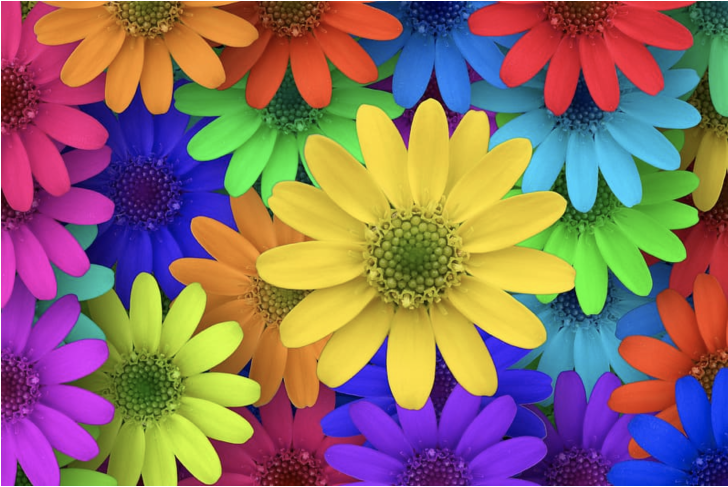
#> input picture opencv/1.images/color_spaces/flowers.png, 1456 x 974 px (shown at 1/2 size)
$ python merge_to_single_image.py
#> lines starting #> are read from the running program, lines starting #| are printed output that depends on the picture
import cv2 as cv
import numpy as np

# Read the image as matrix of pixels
image = cv.imread('flowers.png')
#> image is the input picture: shape (974, 1456, 3); mean B, G, R 102, 110.5, 139.2
#image = cv.resize(image, (800, 800))

# Default color space is BGR in OpenCV
splits = cv.split(image)

blue_channel_image = splits[0]
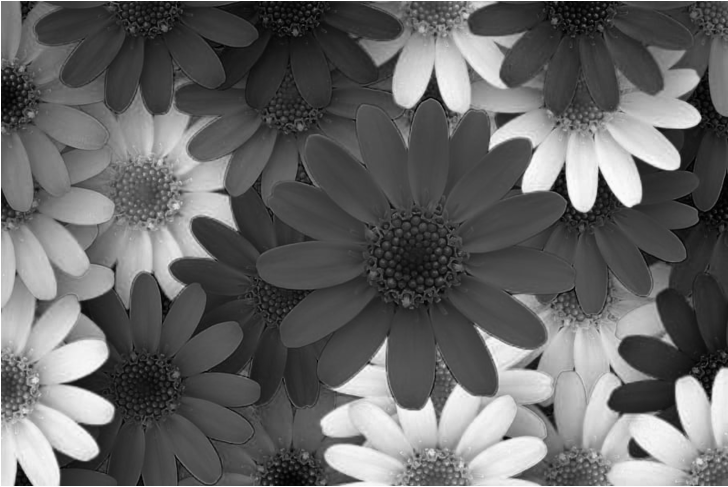
#> blue_channel_image: shape (974, 1456) (shown at 1/2 size); min 0, max 255, mean 102
green_channel_image = splits[1]
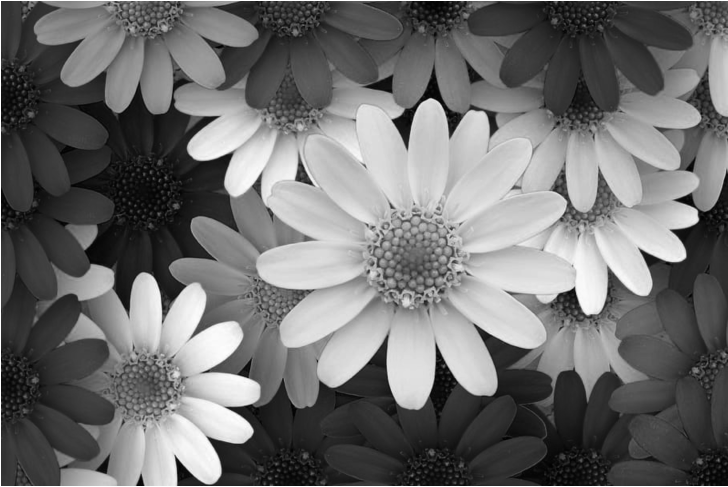
#> green_channel_image: shape (974, 1456) (shown at 1/2 size); min 0, max 255, mean 110.5
red_channel_image = splits[2]
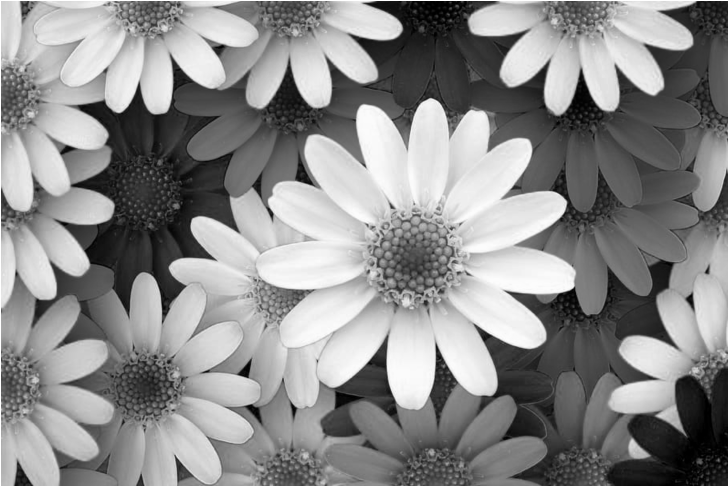
#> red_channel_image: shape (974, 1456) (shown at 1/2 size); min 0, max 255, mean 139.2

merged_image = cv.merge([blue_channel_image, green_channel_image, red_channel_image])

cv.imshow('image', image)
cv.imshow('merged_image', merged_image)

# Wait for Infinite amount of time for a keyboard key to be pressed
cv.waitKey(0)

# Close the OpenCV windows
cv.destroyAllWindows()

$ run again, with opencv/1.images/color_spaces/stanford.png copied over opencv/1.images/color_spaces/flowers.png
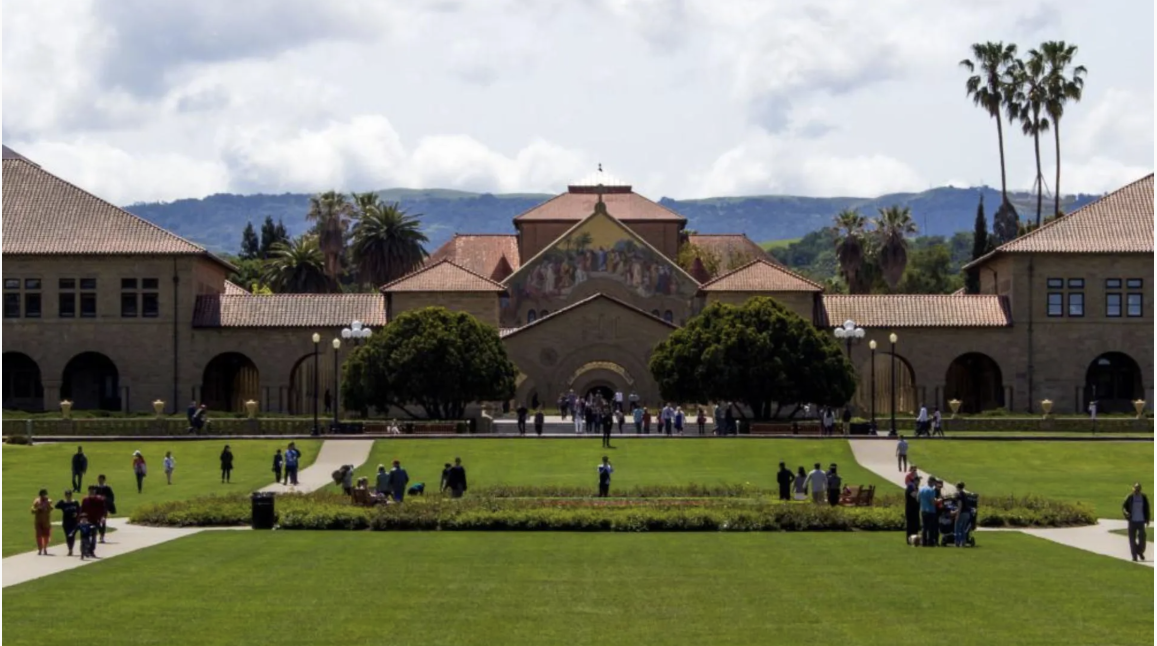
#> input picture opencv/1.images/color_spaces/stanford.png, 2314 x 1292 px (shown at 1/2 size)
#> image is the input picture: shape (1292, 2314, 3); mean B, G, R 107.6, 125.5, 123.9
#> `blue_channel_image = splits[0]`:
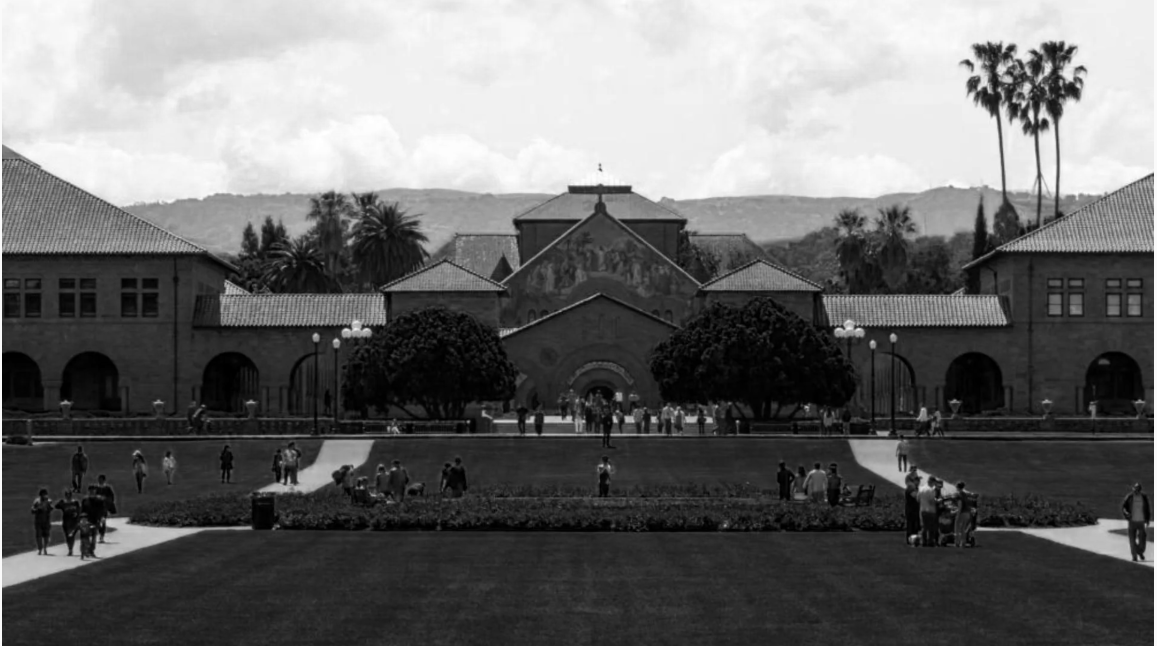
#> blue_channel_image: shape (1292, 2314) (shown at 1/2 size); min 0, max 255, mean 107.6
#> `red_channel_image = splits[2]`:
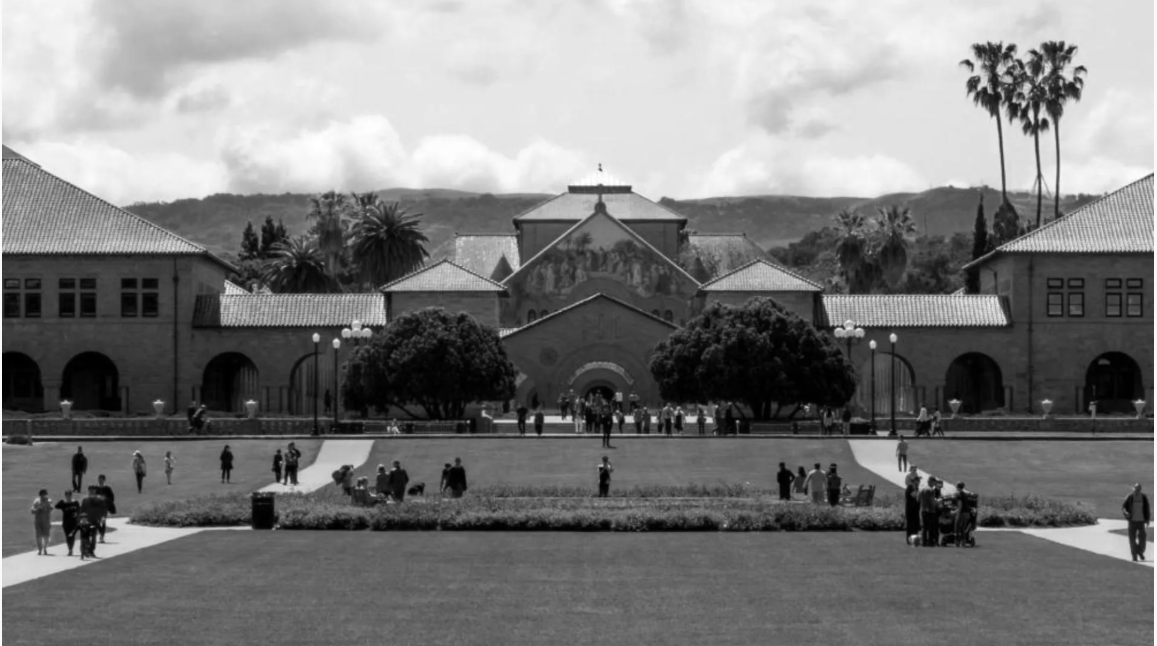
#> red_channel_image: shape (1292, 2314) (shown at 1/2 size); min 0, max 255, mean 123.9
